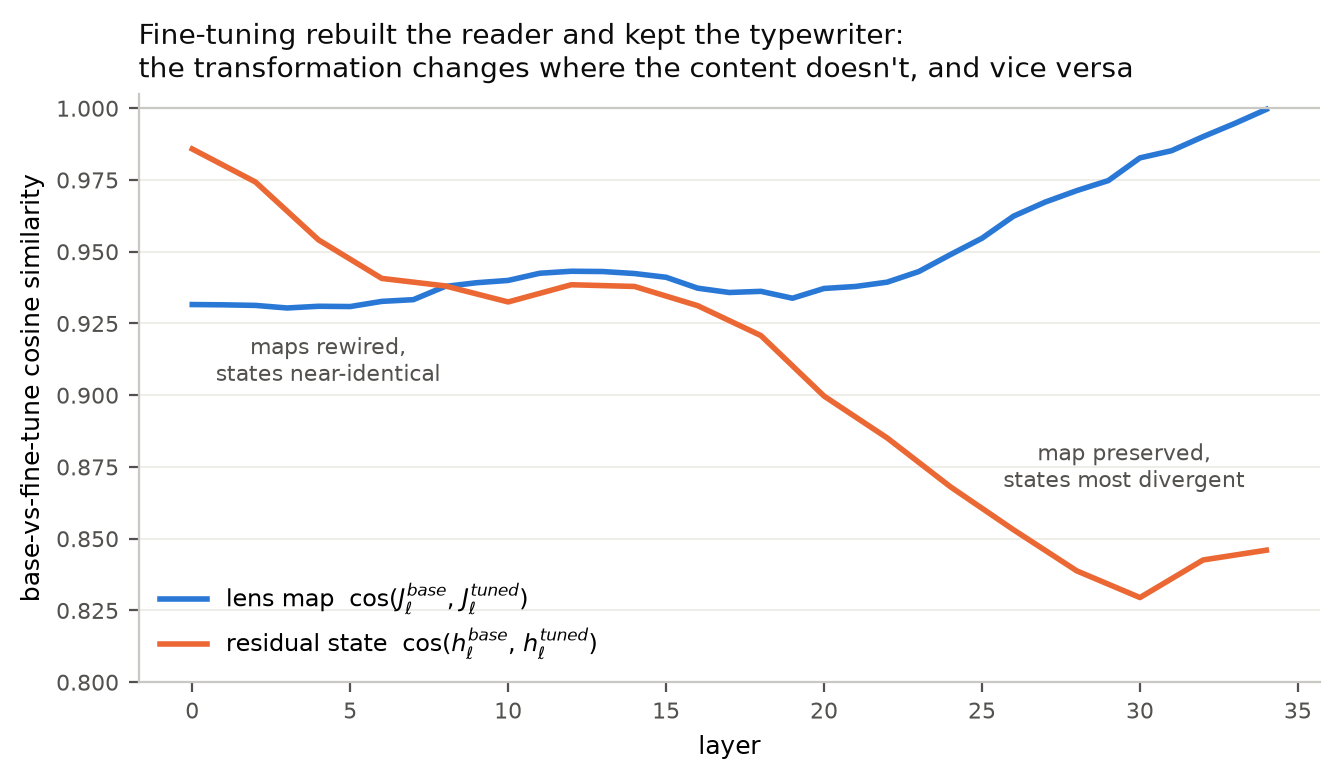

This figure's Python source:
"""Figure 5: the fine-tuning chiasmus — maps change early, content changes late.
Reads ONLY artifacts/evidence/tables/E1_twin_vs_base.json (lens-map cosine by layer)
and artifacts/evidence/tables/exploratory/chiasmus_state_cos.json (median cosine of
base-vs-twin residual states, post-image text positions, 10 docs). Regenerate:
  .venv/bin/python artifacts/evidence/figures/fig5_chiasmus.py
The two curves answer the same question — "where did fine-tuning change the model?" —
about two different objects (the lens MAP J_l vs the residual STATES h_l), and they
cross: each metric alone gives the opposite story.
Palette: dataviz reference slots (blue #2a78d6, orange #eb6834), validated.
Status: FINAL (H-TYPEWRITER kill test, 2026-08-26).
"""
import json, os
import matplotlib
matplotlib.use("Agg")
import matplotlib.pyplot as plt

ROOT = os.path.dirname(os.path.dirname(os.path.dirname(os.path.dirname(os.path.abspath(__file__)))))
T = os.path.join(ROOT, "artifacts/evidence/tables")
cosJ = json.load(open(os.path.join(T, "E1_twin_vs_base.json")))["cos_by_layer"]
cosH = json.load(open(os.path.join(T, "exploratory/chiasmus_state_cos.json")))["state_cos_by_layer"]

fig, ax = plt.subplots(figsize=(6.8, 4.0), dpi=200)
Lj = sorted(int(k) for k in cosJ)
ax.plot(Lj, [cosJ[str(L)] for L in Lj], color="#2a78d6", lw=2,
        label="lens map  cos($J_\\ell^{base}$, $J_\\ell^{tuned}$)")
Lh = sorted(int(k) for k in cosH)
ax.plot(Lh, [cosH[str(L)] for L in Lh], color="#eb6834", lw=2,
        label="residual state  cos($h_\\ell^{base}$, $h_\\ell^{tuned}$)")
ax.set_xlabel("layer", fontsize=9)
ax.set_ylabel("base-vs-fine-tune cosine similarity", fontsize=9)
ax.set_ylim(0.80, 1.005)
ax.axhline(1.0, color="#c9c8c2", lw=0.8)
ax.annotate("maps rewired,\nstates near-identical", xy=(4.3, 0.905), fontsize=8,
            color="#52514e", ha="center")
ax.annotate("map preserved,\nstates most divergent", xy=(29.5, 0.868), fontsize=8,
            color="#52514e", ha="center")
ax.legend(frameon=False, fontsize=8.5, loc="lower left")
ax.spines[["top", "right"]].set_visible(False)
for s in ax.spines.values(): s.set_color("#c9c8c2")
ax.grid(axis="y", color="#eceae4", lw=0.6); ax.set_axisbelow(True)
ax.tick_params(colors="#52514e", labelsize=8)
ax.set_title("Fine-tuning rebuilt the reader and kept the typewriter:\n"
             "the transformation changes where the content doesn't, and vice versa",
             fontsize=10, loc="left", color="#0b0b0b")
fig.tight_layout()
out = os.path.join(ROOT, "artifacts/evidence/figures/fig5_chiasmus")
fig.savefig(out + ".png", bbox_inches="tight"); fig.savefig(out + ".svg", bbox_inches="tight")
print("saved", out + ".{png,svg}")
